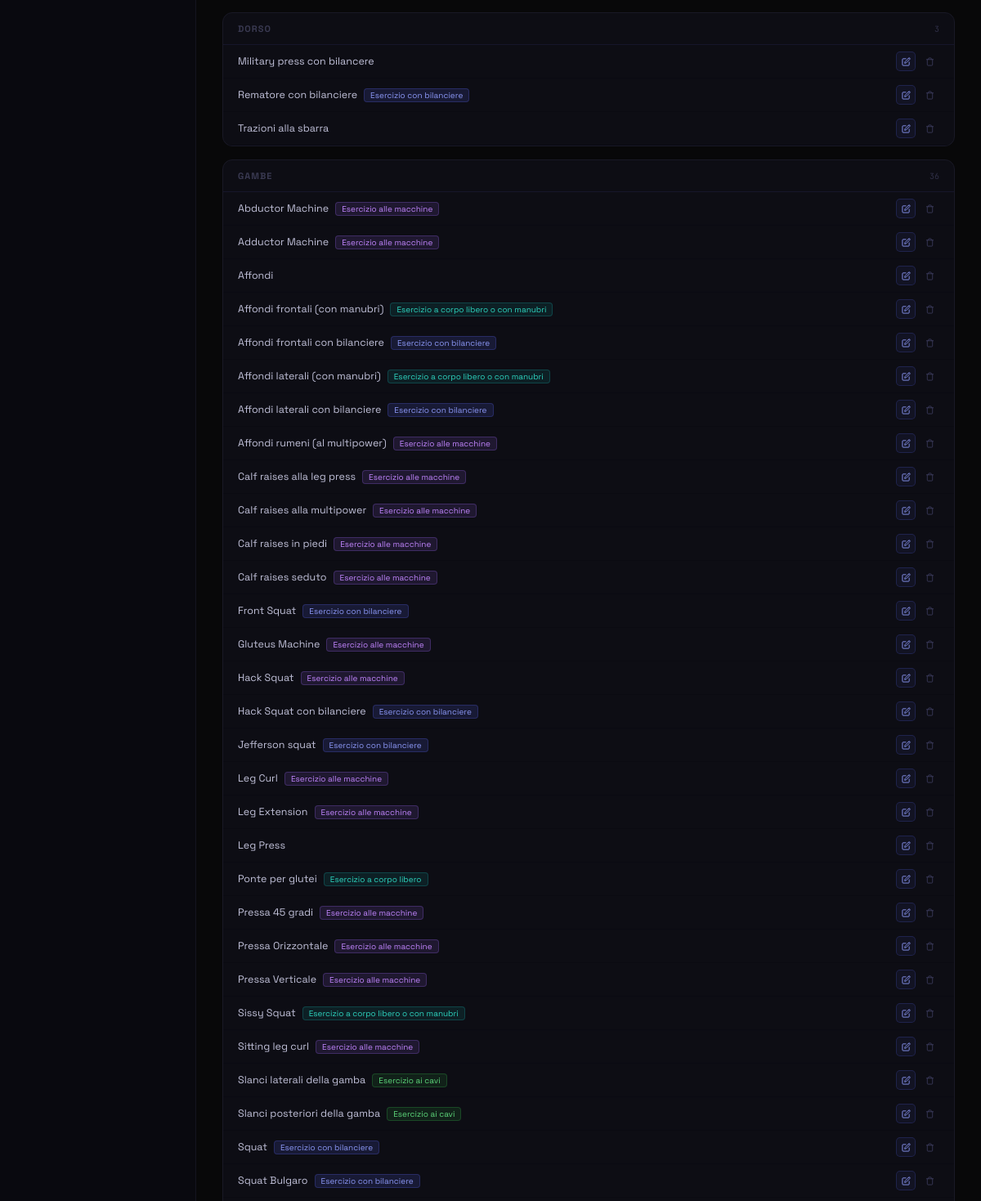
Page /exercises/ (signed in, middle part) on the earlier database version.
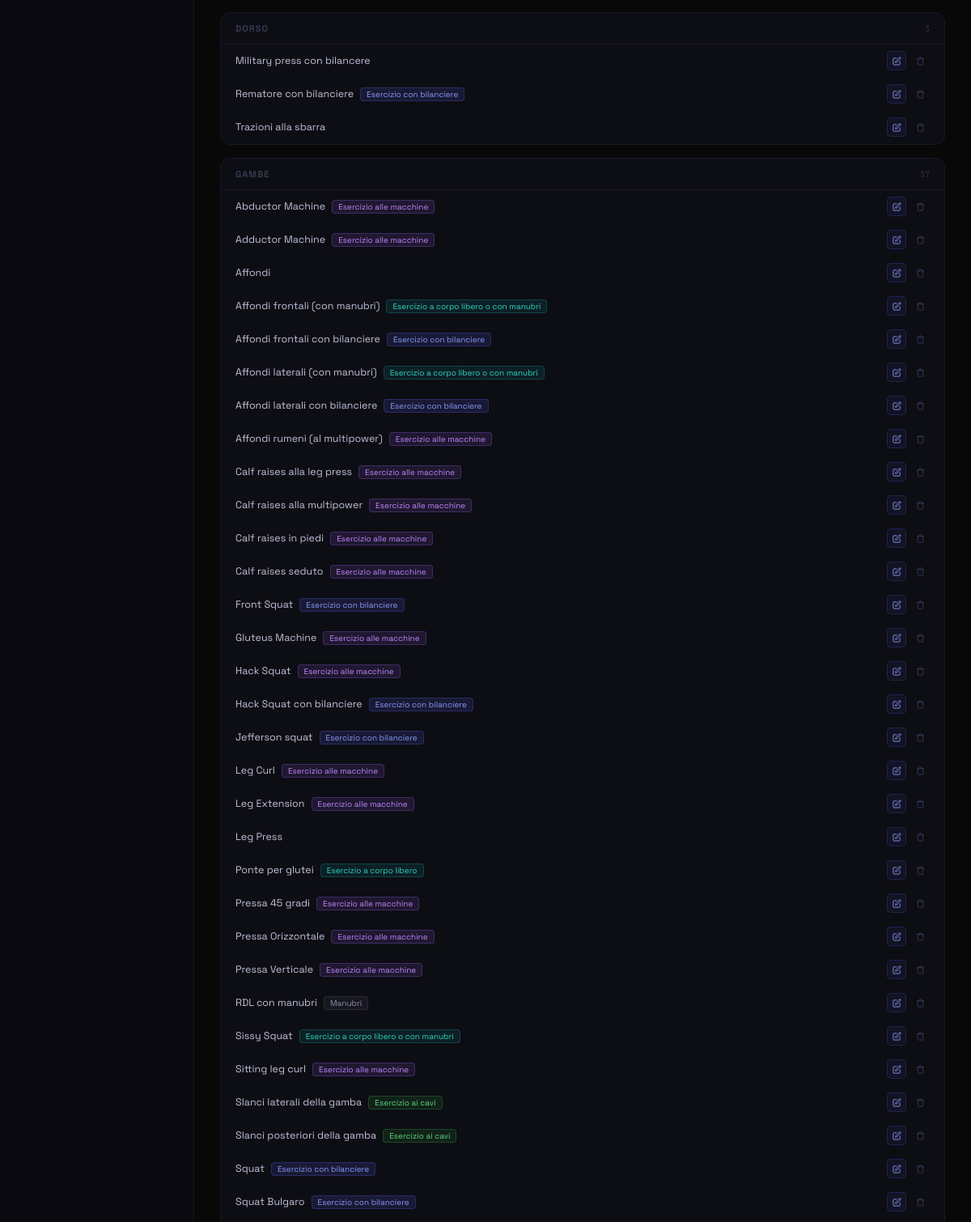
Same page on the later database version.
### tracker/models.py (models this page shows, shortened)
class Tag(models.Model):
    nome = models.CharField(max_length=50, unique=True)

class Exercise(models.Model):
    nome = models.CharField(max_length=100)
    tipologia = models.CharField(max_length=120, blank=True, default='')
    tags = models.ManyToManyField(Tag, related_name='exercises')

### tracker/views.py (the view)
# urls.py: path('exercises/', views.exercises_list, name='exercises_list'),
@login_required
def exercises_list(request):
    tags = Tag.objects.all().order_by('nome')
    selected_tag = request.GET.get('tag', '')
    error = request.GET.get('error', '')
    total_count = Exercise.objects.count()
    if selected_tag:
        exercises = Exercise.objects.filter(tags__nome=selected_tag).prefetch_related('tags').order_by('nome')
        tag_groups = None
    else:
        exercises = None
        tag_groups = []
        for tag in tags:
            tag_exercises = list(Exercise.objects.filter(tags=tag).prefetch_related('tags').order_by('nome'))
            if tag_exercises:
                tag_groups.append({'tag': tag, 'exercises': tag_exercises})
        untagged = list(Exercise.objects.filter(tags__isnull=True).order_by('nome'))
        if untagged:
            tag_groups.append({'tag': None, 'exercises': untagged})
    return render(request, 'tracker/exercises.html', {
        'tags': tags,
        'exercises': exercises,
        'tag_groups': tag_groups,
        'selected_tag': selected_tag,
        'error': error,
        'total_count': total_count,
    })

### tracker/templates/tracker/exercises.html (shortened to what the changed rows need)
{% extends 'tracker/base.html' %}
{% block content %}
<div class="page-container">
    {% if selected_tag %}
    <div class="tracer-card" style="overflow: hidden;">
        <div style="padding: 12px 18px; border-bottom: 1px solid #16162a; display: flex; align-items: center; justify-content: space-between;">
            <span style="font-size: 11px; font-weight: 700; color: #3a3a52; text-transform: uppercase; letter-spacing: 1px;">{{ selected_tag }}</span>
            <span style="font-size: 10px; color: #303048; font-family: 'JetBrains Mono', monospace;">{{ exercises|length }} esercizi</span>
        </div>
        {% for exercise in exercises %}
        <div class="ex-row" data-name="{{ exercise.nome|lower }}" style="display: flex; align-items: center; justify-content: space-between; padding: 9px 18px; border-bottom: 1px solid #0d0d14; transition: background .1s;" onmouseover="this.style.background='#12121c'" onmouseout="this.style.background='transparent'">
            <div style="flex: 1; min-width: 0;">
                <span style="font-size: 13px; color: #e0e0f0;">{{ exercise.nome }}</span>
                {% if exercise.tipologia %}
                <span style="font-size: 10px; padding: 2px 7px; border-radius: 4px; margin-left: 8px;" class="{% if 'bilanciere' in exercise.tipologia|lower %}tipo-bilanciere{% elif 'manubrio' in exercise.tipologia|lower %}tipo-manubrio{% elif 'cavi' in exercise.tipologia|lower %}tipo-cavi{% elif 'macchine' in exercise.tipologia|lower %}tipo-macchine{% elif 'corpo' in exercise.tipologia|lower %}tipo-corpo{% else %}tipo-default{% endif %}">{{ exercise.tipologia }}</span>
                {% endif %}
            </div>
            {% if user.is_superuser %}
            <div style="display: flex; gap: 5px; flex-shrink: 0; margin-left: 12px;">
                <button type="button" onclick="openEdit({{ exercise.id }}, '{{ exercise.nome|escapejs }}', '{{ exercise.tipologia|escapejs }}', '{{ selected_tag }}')" style="width: 26px; height: 26px; display: flex; align-items: center; justify-content: center; background: rgba(88,101,242,.07); border: 1px solid rgba(88,101,242,.2); border-radius: 5px; color: #8b97f5; cursor: pointer;">
                    <svg xmlns="http://www.w3.org/2000/svg" width="12" height="12" viewBox="0 0 24 24" fill="none" stroke="currentColor" stroke-width="2" stroke-linecap="round" stroke-linejoin="round"><path d="M11 4H4a2 2 0 0 0-2 2v14a2 2 0 0 0 2 2h14a2 2 0 0 0 2-2v-7"/><path d="M18.5 2.5a2.121 2.121 0 0 1 3 3L12 15l-4 1 1-4 9.5-9.5z"/></svg>
                </button>
                <form method="post" action="{% url 'delete_exercise_admin' exercise.id %}" onsubmit="return confirm('Elimina {{ exercise.nome|escapejs }}?');" style="margin: 0;">
                    {% csrf_token %}
                    <input type="hidden" name="tag" value="{{ selected_tag }}">
                    <button type="submit" style="width: 26px; height: 26px; display: flex; align-items: center; justify-content: center; background: rgba(248,81,73,.07); border: 1px solid rgba(248,81,73,.14); border-radius: 5px; color: #f85149; cursor: pointer;">
                        <svg xmlns="http://www.w3.org/2000/svg" width="12" height="12" viewBox="0 0 24 24" fill="none" stroke="currentColor" stroke-width="2" stroke-linecap="round" stroke-linejoin="round"><polyline points="3 6 5 6 21 6"/><path d="M19 6v14a2 2 0 0 1-2 2H7a2 2 0 0 1-2-2V6m3 0V4a2 2 0 0 1 2-2h4a2 2 0 0 1 2 2v2"/></svg>
                    </button>
                </form>
            </div>
            {% endif %}
        </div>
        {% empty %}
        <div style="padding: 30px; text-align: center; color: #2c2c42; font-size: 13px;">Nessun esercizio in questo gruppo.</div>
        {% endfor %}
    </div>
    {% else %}
    <div id="groups-container" style="display: flex; flex-direction: column; gap: 16px;">
        {% for group in tag_groups %}
        <div class="group-card tracer-card" style="overflow: hidden;">
            <div class="group-header" style="padding: 12px 18px; border-bottom: 1px solid #16162a; display: flex; align-items: center; justify-content: space-between;">
                <span style="font-size: 11px; font-weight: 700; color: #3a3a52; text-transform: uppercase; letter-spacing: 1px;">{% if group.tag %}{{ group.tag.nome }}{% else %}Senza gruppo{% endif %}</span>
                <span style="font-size: 10px; color: #303048; font-family: 'JetBrains Mono', monospace;">{{ group.exercises|length }}</span>
            </div>
            {% for exercise in group.exercises %}
            <div class="ex-row" data-name="{{ exercise.nome|lower }}" style="display: flex; align-items: center; justify-content: space-between; padding: 8px 18px; border-bottom: 1px solid #0a0a12; transition: background .1s;" onmouseover="this.style.background='#12121c'" onmouseout="this.style.background='transparent'">
                <div style="flex: 1; display: flex; align-items: center; gap: 8px; flex-wrap: wrap; min-width: 0;">
                    <span style="font-size: 12.5px; color: #c0c0d8;">{{ exercise.nome }}</span>
                    {% if exercise.tipologia %}
                    <span style="font-size: 10px; padding: 1px 7px; border-radius: 4px;" class="{% if 'bilanciere' in exercise.tipologia|lower %}tipo-bilanciere{% elif 'manubrio' in exercise.tipologia|lower %}tipo-manubrio{% elif 'cavi' in exercise.tipologia|lower %}tipo-cavi{% elif 'macchine' in exercise.tipologia|lower %}tipo-macchine{% elif 'corpo' in exercise.tipologia|lower %}tipo-corpo{% else %}tipo-default{% endif %}">{{ exercise.tipologia }}</span>
                    {% endif %}
                </div>
                {% if user.is_superuser %}
                <div style="display: flex; gap: 5px; flex-shrink: 0; margin-left: 10px;">
                    <button type="button" onclick="openEdit({{ exercise.id }}, '{{ exercise.nome|escapejs }}', '{{ exercise.tipologia|escapejs }}', '')" style="width: 24px; height: 24px; display: flex; align-items: center; justify-content: center; background: rgba(88,101,242,.07); border: 1px solid rgba(88,101,242,.2); border-radius: 5px; color: #8b97f5; cursor: pointer;">
                    </button>
                    <form method="post" action="{% url 'delete_exercise_admin' exercise.id %}" onsubmit="return confirm('Elimina {{ exercise.nome|escapejs }}?');" style="margin: 0;">
                        <button type="submit" style="width: 24px; height: 24px; display: flex; align-items: center; justify-content: center; background: transparent; border: 1px solid transparent; border-radius: 5px; color: #3a3a5a; cursor: pointer; transition: all .12s;" onmouseover="this.style.background='rgba(248,81,73,.07)';this.style.borderColor='rgba(248,81,73,.2)';this.style.color='#f85149'" onmouseout="this.style.background='transparent';this.style.borderColor='transparent';this.style.color='#3a3a5a'">
                            <svg xmlns="http://www.w3.org/2000/svg" width="11" height="11" viewBox="0 0 24 24" fill="none" stroke="currentColor" stroke-width="2" stroke-linecap="round" stroke-linejoin="round"><polyline points="3 6 5 6 21 6"/><path d="M19 6v14a2 2 0 0 1-2 2H7a2 2 0 0 1-2-2V6m3 0V4a2 2 0 0 1 2-2h4a2 2 0 0 1 2 2v2"/></svg>
                        </button>
                    </form>
                </div>
                {% endif %}
            </div>
            {% endfor %}
        </div>
        {% endfor %}
    </div>
    {% endif %}
</div>
{% endblock %}

Differences in the rows shown:
computed for Tag "GAMBE": exercises|length "36" → "37"
added Exercise: nome "RDL con manubri", tipologia "Manubri", shown under Tag "GAMBE"
